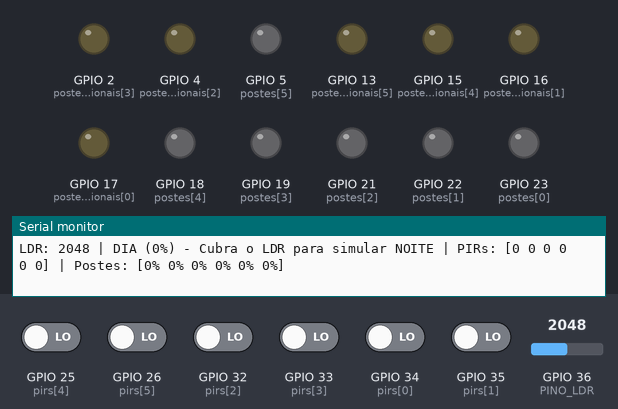
A sketch run on a simulated ESP32. On the bench: output pins drawn as LEDs (lit = HIGH), the last lines printed to the serial monitor. Inputs (shaded band) come from the test bench; at power-on: GPIO 25 (pirs[4]), GPIO 26 (pirs[5]), GPIO 32 (pirs[2]), GPIO 33 (pirs[3]), GPIO 34 (pirs[0]), GPIO 35 (pirs[1]) LOW, GPIO 36 (PINO_LDR) = 2048.

Above: at 1.2 s.
1.3 s: GPIO 36 (PINO_LDR) set to 1834
2.8 s: GPIO 36 (PINO_LDR) set to 1749
At 3.7 s:
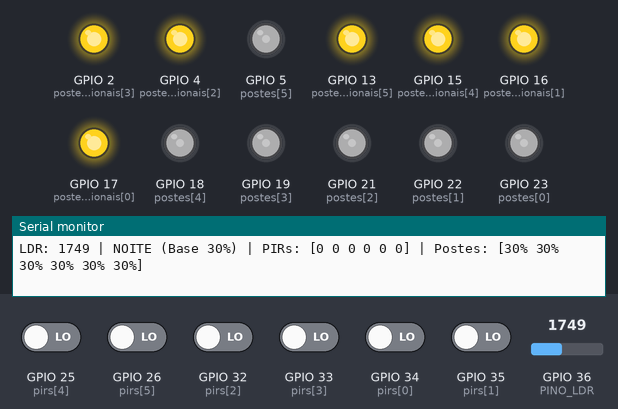
4.3 s: GPIO 25 (pirs[4]) driven HIGH
At 5.2 s:
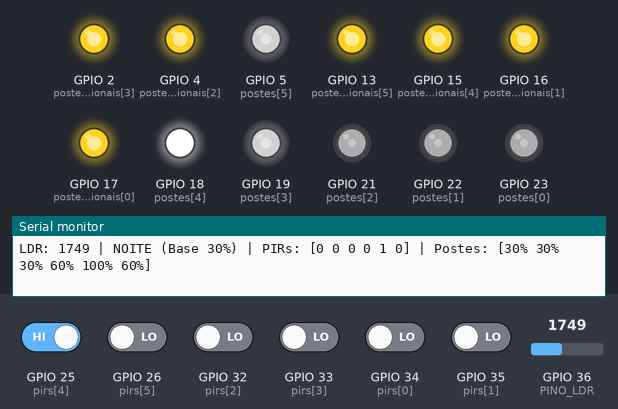
5.8 s: GPIO 26 (pirs[5]) driven HIGH
At 7.0 s:
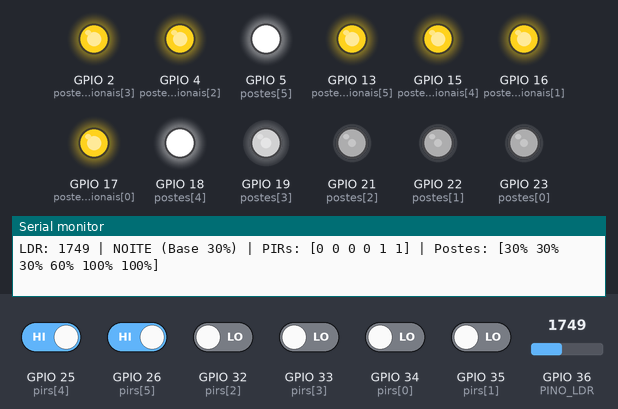
7.3 s: GPIO 32 (pirs[2]) driven HIGH
At 8.5 s:
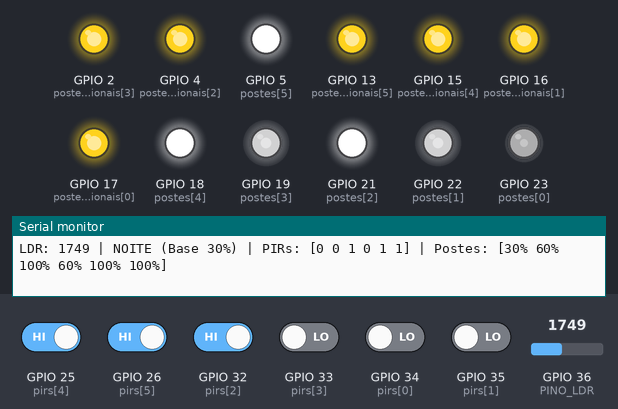
8.8 s: GPIO 33 (pirs[3]) driven HIGH
At 9.5 s:
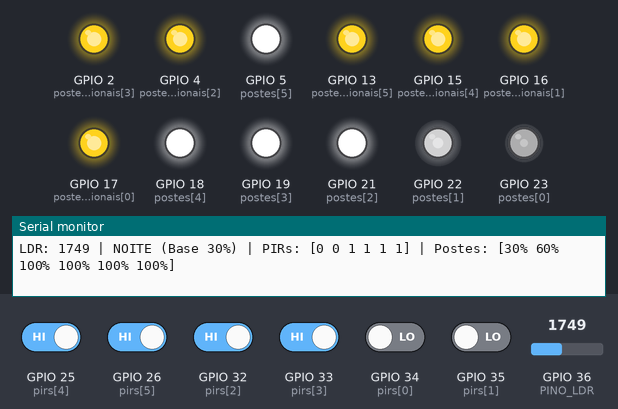
Timing chart, 0 to 11.3 s (numbered marks = the images above; inputs shaded):
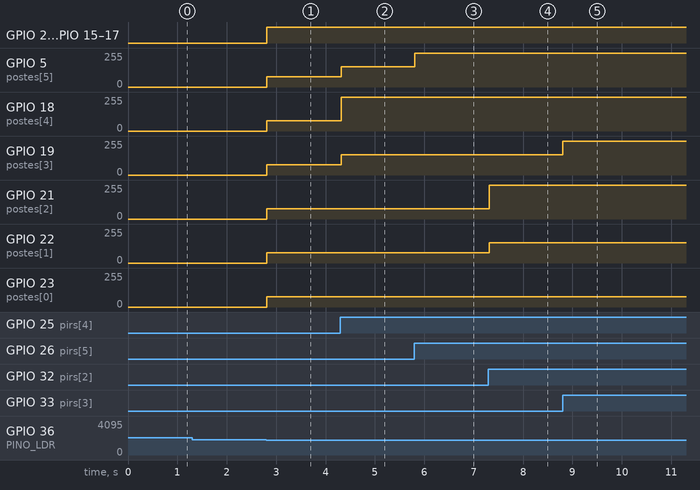

Measured:
- the behaviour switches between 1800 and 1799 on GPIO 36 (PINO_LDR) (found by bisection; images 0 and 1)
- after the input at 2.8 s, GPIO 2 (postesConvencionais[3]), GPIO 4 (postesConvencionais[2]): LOW → HIGH at once
- after the input at 4.3 s, GPIO 5 (postes[5]), GPIO 19 (postes[3]): 77/255 → 153/255 at once; GPIO 18 (postes[4]): 77/255 → 255/255 at once
- after the input at 5.8 s, GPIO 5 (postes[5]): 153/255 → 255/255 at once
- after the input at 7.3 s, GPIO 21 (postes[2]): 77/255 → 255/255 at once; GPIO 22 (postes[1]): 77/255 → 153/255 at once
- after the input at 8.8 s, GPIO 19 (postes[3]): 153/255 → 255/255 at once

The sketch:

iluminacao_inteligente_esp32.ino
```cpp
// ===================================================
// SISTEMA DE ILUMINAÇÃO PÚBLICA INTELIGENTE COM ESP32
// ===================================================

// Sensor LDR (Entrada Analógica - GPIO 36 / VP compatível com Wokwi e bancada)
const int PINO_LDR = 36;
const int LIMIAR_LDR = 1800; // >= 1800 é DIA (luz), < 1800 é NOITE (escuro)

// Resolução PWM (8 bits: 0 a 255)
const int PWM_0   = 0;
const int PWM_30  = 77;   // ~30% (Luz guia/repouso à noite)
const int PWM_60  = 153;  // ~60% (Postes vizinhos)
const int PWM_100 = 255;  // 100% (Poste com presença detectada)

// Tempo de iluminação após cessar movimento (10 segundos)
const unsigned long TEMPO_ATIVO = 10000;

// Postes Inteligentes (Saídas PWM)
const int postes[6] = { 23, 22, 21, 19, 18, 5 };

// Sensores de Presença PIR (Entradas Digitais)
const int pirs[6] = { 34, 35, 32, 33, 25, 26 };

// Postes Convencionais para comparação de consumo energético (LEDs Amarelos)
const int postesConvencionais[6] = { 17, 16, 4, 2, 15, 13 };

// Variáveis de controle de movimento e temporização
unsigned long ultimoMovimento[6] = { 0, 0, 0, 0, 0, 0 };
bool movimentoRegistrado[6]       = { false, false, false, false, false, false };

// Nível atual de cada poste para telemetria (0%, 30%, 60% ou 100%)
int intensidadeAtual[6] = { 0, 0, 0, 0, 0, 0 };

// Temporização não-bloqueante para o Serial Monitor
unsigned long ultimoPrintSerial = 0;

// Controla a intensidade de um poste inteligente via PWM
void controlarPoste(int poste, int intensidade) {
  intensidadeAtual[poste] = intensidade;
  int valorPWM = PWM_0;

  if (intensidade == 30) {
    valorPWM = PWM_30;
  } else if (intensidade == 60) {
    valorPWM = PWM_60;
  } else if (intensidade == 100) {
    valorPWM = PWM_100;
  } else {
    valorPWM = PWM_0;
  }

  analogWrite(postes[poste], valorPWM);
}

// Controla os 6 postes convencionais (100% à noite, 0% de dia)
void controlarPostesConvencionais(bool ligar) {
  int nivel = ligar ? HIGH : LOW;
  for (int i = 0; i < 6; i++) {
    digitalWrite(postesConvencionais[i], nivel);
  }
}

// FUNÇÃO QUE CALCULA A INTENSIDADE DE CADA POSTE
void atualizarPostes() {
  unsigned long agora = millis();

  // Verifica se algum PIR detectou movimento agora
  for (int i = 0; i < 6; i++) {
    if (digitalRead(pirs[i]) == HIGH) {
      ultimoMovimento[i] = agora;
      movimentoRegistrado[i] = true;
    }
  }

  // Todos os postes começam em 30% à noite (iluminação base de segurança)
  int intensidade[6] = { 30, 30, 30, 30, 30, 30 };

  // Verifica os movimentos que ainda estão dentro dos 10 segundos
  for (int i = 0; i < 6; i++) {
    if (movimentoRegistrado[i] && (agora - ultimoMovimento[i] < TEMPO_ATIVO)) {
      // Poste onde houve movimento = 100%
      intensidade[i] = 100;

      // Poste da esquerda = pelo menos 60%
      if (i > 0) {
        if (intensidade[i - 1] < 60) {
          intensidade[i - 1] = 60;
        }
      }

      // Poste da direita = pelo menos 60%
      if (i < 5) {
        if (intensidade[i + 1] < 60) {
          intensidade[i + 1] = 60;
        }
      }
    }
  }

  // Aplica as intensidades nos 6 postes inteligentes
  for (int i = 0; i < 6; i++) {
    controlarPoste(i, intensidade[i]);
  }
}

// Lê o valor do sensor de luminosidade LDR (0 a 4095)
int lerLuminosidade() {
  return analogRead(PINO_LDR);
}

// Verifica se é dia ou noite com base no limiar
bool verificarDiaNoite(int valorLDR) {
  return (valorLDR >= LIMIAR_LDR); // true = DIA, false = NOITE
}

void setup() {
  Serial.begin(115200);

  // Configura os postes inteligentes como saída
  for (int i = 0; i < 6; i++) {
    pinMode(postes[i], OUTPUT);
    analogWrite(postes[i], 0);
  }

  // Configura os postes convencionais como saída
  for (int i = 0; i < 6; i++) {
    pinMode(postesConvencionais[i], OUTPUT);
    digitalWrite(postesConvencionais[i], LOW);
  }

  // Configura os PIRs como entrada
  for (int i = 0; i < 6; i++) {
    pinMode(pirs[i], INPUT);
  }

  // Configura o pino do LDR
  pinMode(PINO_LDR, INPUT);

  Serial.println("\n==================================================");
  Serial.println("  SISTEMA DE ILUMINACAO PUBLICA INTELIGENTE");
  Serial.println("       ESP32 + LDR + 6x PIR + PWM");
  Serial.println("==================================================");
  Serial.println("Sistema iniciado e pronto para operacao!\n");
}

void loop() {
  // Lê o valor do LDR
  int valorLDR = lerLuminosidade();

  // Verifica se é dia ou noite
  bool dia = verificarDiaNoite(valorLDR);

  if (dia) {
    // Durante o dia: todos os postes ficam desligados (0%)
    for (int i = 0; i < 6; i++) {
      controlarPoste(i, 0);
      movimentoRegistrado[i] = false;
    }
    controlarPostesConvencionais(false);
  } else {
    // Durante a noite: convencionais em 100% e inteligentes com base 30% + dimerização
    controlarPostesConvencionais(true);
    atualizarPostes();
  }

  // Telemetria no Serial a cada 500ms
  if (millis() - ultimoPrintSerial >= 500) {
    ultimoPrintSerial = millis();

    Serial.print("LDR: ");
    Serial.print(valorLDR);
    if (dia) {
      Serial.print(" | DIA (0%) - Cubra o LDR para simular NOITE");
    } else {
      Serial.print(" | NOITE (Base 30%)");
    }

    Serial.print(" | PIRs: [");
    for (int i = 0; i < 6; i++) {
      Serial.print(digitalRead(pirs[i]));
      if (i < 5) Serial.print(" ");
    }
    Serial.print("] | Postes: [");
    for (int i = 0; i < 6; i++) {
      Serial.print(intensidadeAtual[i]);
      Serial.print("%");
      if (i < 5) Serial.print(" ");
    }
    Serial.println("]");
  }

  delay(20);
}
```
